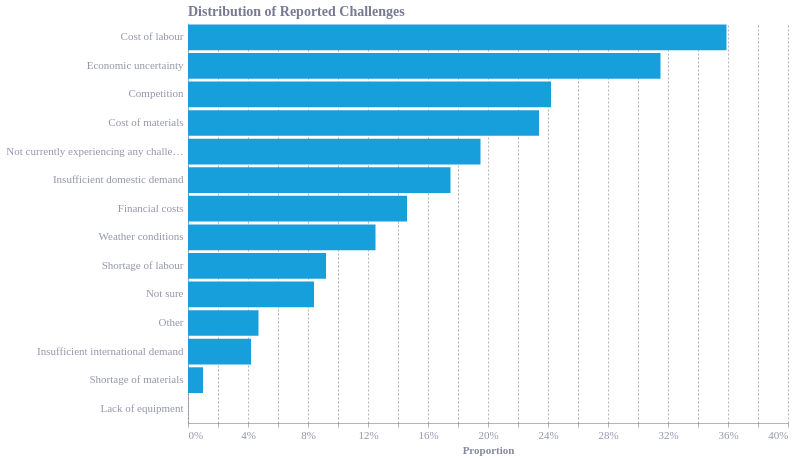

The code cell stored with this chart in its notebook:
### Code cell
# optionally save
# chart_metrics.save('challenges_by_metric.png', scale_factor=2.0)

### Figure 1 — Vega-Lite specification as saved in the notebook (floating-point values rounded to 4 significant figures)
{"config": {"font": "Circular Std", "text": {"color": "#676A86", "align": "left", "baseline": "middle", "dx": 7, "dy": 0, "fontSize": 11}, "view": {"stroke": null, "continuousWidth": 400, "continuousHeight": 300, "discreteWidth": 400, "discreteHeight": 300}, "range": {"category": ["#36B7B4", "#E6224B", "#F4C245", "#0063AF", "#00A767", "#179FDB", "#EB5C2E"], "diverging": ["#E6224B", "#E54753", "#C9C9C9", "#179FDB", "#122B39"], "heatmap": ["#C9C9C9", "#179FDB", "#0063AF", "#122B39"], "ordinal": ["#00A767", "#36B7B4", "#179FDB", "#0063AF", "#243B5A"]}, "bar": {"color": "#179fdb"}, "line": {"color": "#e6224b"}, "rule": {"color": "#676A86"}, "area": {"opacity": 0.3}, "point": {"filled": true, "size": 80, "color": "#e6224b", "opacity": 0.95}, "geoshape": {"stroke": "white", "strokeWidth": 0.3}, "rect": {"fill": "#d6d4d4", "opacity": 0.3}, "axis": {"labelColor": "#676A86", "labelFontSize": 11, "labelFont": "Circular Std", "labelOpacity": 0.7, "tickColor": "#676A86", "tickOpacity": 0.5, "domainColor": "#676A86", "domainOpacity": 0.5, "gridColor": "#676A86", "gridDash": [2, 2], "gridOpacity": 0.5, "title": null, "titleColor": "#676A86", "titleOpacity": 0.8, "tickSize": 4}, "axisXDiscrete": {"grid": false, "labelAngle": 0, "tickCount": 10, "tickOpacity": 0.5, "title": null}, "axisYDiscrete": {"ticks": false, "labelPadding": 5}, "axisXTemporal": {"grid": false, "ticks": true}, "axisXQuantitative": {"grid": true}, "axisYQuantitative": {"gridColor": "#676A86", "gridDash": [1, 5], "gridOpacity": 0.5, "ticks": false, "labelPadding": 5, "tickCount": 8, "titleAngle": 0, "titleAlign": "left", "titleBaseline": "bottom", "titleX": 0, "titleY": -5}, "title": {"color": "#676A86E6", "subtitleColor": "#676A86", "font": "Circular Std", "subtitleFont": "Circular Std", "anchor": "start", "fontSize": 14, "subtitleFontSize": 12, "subtitlePadding": 4, "offset": 0, "frame": "group"}, "legend": {"titleColor": "#122b39", "title": null, "labelColor": "#122b39", "labelFontSize": 11}}, "data": {"name": "data-f0ca89d7ca6bbcc93fd0482dbf8afb69"}, "mark": {"type": "bar"}, "encoding": {"x": {"axis": {"format": "%"}, "field": "Value", "title": "Proportion", "type": "quantitative"}, "y": {"field": "Metric", "sort": "-x", "type": "nominal"}}, "height": 400, "params": [{"name": "param_9", "select": {"type": "interval", "encodings": ["x", "y"]}, "bind": "scales"}], "title": "Distribution of Reported Challenges", "width": 600, "$schema": "https://vega.github.io/schema/vega-lite/v5.20.1.json", "datasets": {"data-f0ca89d7ca6bbcc93fd0482dbf8afb69": [{"Dates": "2 February 2026 to 15 February 2026", "Wave": "Wave 150", "Industry/Size Band": "All businesses", "Metric": "Competition", "Value": 0.242}, {"Dates": "2 February 2026 to 15 February 2026", "Wave": "Wave 150", "Industry/Size Band": "All businesses", "Metric": "Cost of labour", "Value": 0.359}, {"Dates": "2 February 2026 to 15 February 2026", "Wave": "Wave 150", "Industry/Size Band": "All businesses", "Metric": "Cost of materials", "Value": 0.234}, {"Dates": "2 February 2026 to 15 February 2026", "Wave": "Wave 150", "Industry/Size Band": "All businesses", "Metric": "Economic uncertainty", "Value": 0.315}, {"Dates": "2 February 2026 to 15 February 2026", "Wave": "Wave 150", "Industry/Size Band": "All businesses", "Metric": "Financial costs", "Value": 0.146}, {"Dates": "2 February 2026 to 15 February 2026", "Wave": "Wave 150", "Industry/Size Band": "All businesses", "Metric": "Insufficient domestic demand", "Value": 0.175}, {"Dates": "2 February 2026 to 15 February 2026", "Wave": "Wave 150", "Industry/Size Band": "All businesses", "Metric": "Insufficient international demand", "Value": 0.042}, {"Dates": "2 February 2026 to 15 February 2026", "Wave": "Wave 150", "Industry/Size Band": "All businesses", "Metric": "Lack of equipment", "Value": null}, {"Dates": "2 February 2026 to 15 February 2026", "Wave": "Wave 150", "Industry/Size Band": "All businesses", "Metric": "Shortage of labour", "Value": 0.092}, {"Dates": "2 February 2026 to 15 February 2026", "Wave": "Wave 150", "Industry/Size Band": "All businesses", "Metric": "Shortage of materials", "Value": 0.01}, {"Dates": "2 February 2026 to 15 February 2026", "Wave": "Wave 150", "Industry/Size Band": "All businesses", "Metric": "Weather conditions", "Value": 0.125}, {"Dates": "2 February 2026 to 15 February 2026", "Wave": "Wave 150", "Industry/Size Band": "All businesses", "Metric": "Other", "Value": 0.047}, {"Dates": "2 February 2026 to 15 February 2026", "Wave": "Wave 150", "Industry/Size Band": "All businesses", "Metric": "Not sure", "Value": 0.084}, {"Dates": "2 February 2026 to 15 February 2026", "Wave": "Wave 150", "Industry/Size Band": "All businesses", "Metric": "Not currently experiencing any challenges", "Value": 0.195}]}}
